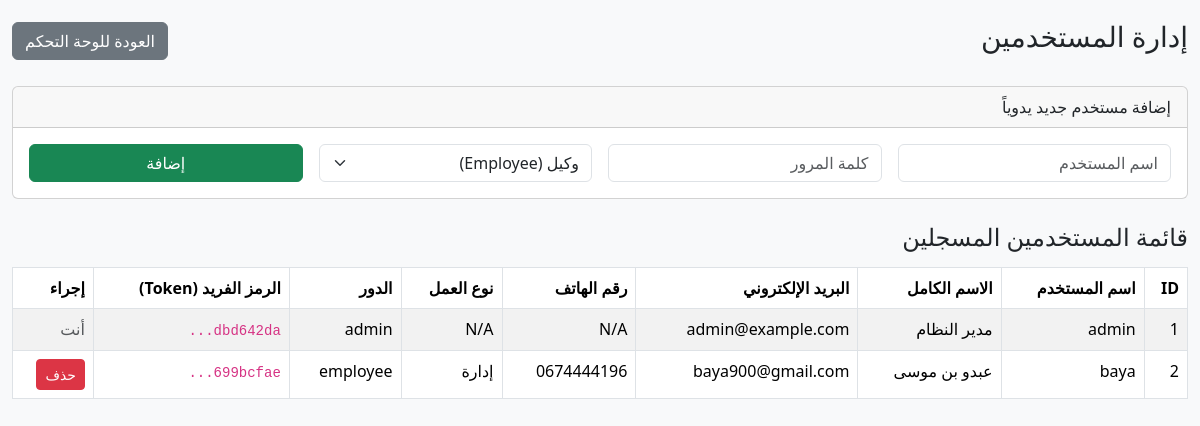
Page /admin/users (signed in) on the committed database.
### tables this page shows
CREATE TABLE users (
    id INTEGER PRIMARY KEY AUTOINCREMENT,
    -- حقول تسجيل الدخول الأساسية
    username TEXT NOT NULL UNIQUE,
    password_hash TEXT NOT NULL,
    role TEXT NOT NULL DEFAULT 'employee', -- الافتراضي: 'employee'
    request_token TEXT NOT NULL UNIQUE,

    -- حقول الأمان والتفاصيل الجديدة
    first_name TEXT NOT NULL,
    last_name TEXT NOT NULL,
    work_type TEXT,
    email TEXT NOT NULL UNIQUE,
    phone_number TEXT,
    gender TEXT,
    age INTEGER,

    created_at TIMESTAMP NOT NULL DEFAULT CURRENT_TIMESTAMP
);

### app.py (the view, shortened to what this page needs)
@app.route('/admin/users', methods=('GET', 'POST'))
@login_required
def admin_users():
    if current_user.role != 'admin':
        flash('ليس لديك صلاحية المدير للوصول إلى هذه الصفحة.', 'danger')
        return redirect(url_for('employee_dashboard'))
    conn = get_db_connection()
    users = conn.execute('SELECT id, username, role, request_token, first_name, last_name, email, phone_number, work_type FROM users').fetchall()
    conn.close()
    return render_template('admin_users.html', users=users)

### app.py (called while the page is built)
def get_db_connection():
    conn = sqlite3.connect(DATABASE_PATH)
    conn.row_factory = sqlite3.Row
    return conn

@login_manager.user_loader
def load_user(user_id):
    conn = get_db_connection()
    user_data = conn.execute('SELECT id, username, role, request_token, first_name, last_name FROM users WHERE id = ?', (user_id,)).fetchone()
    conn.close()
    if user_data:
        return User(user_data['id'], user_data['username'], user_data['role'], user_data['request_token'], user_data['first_name'], user_data['last_name'])
    return None

### templates/admin_users.html (shortened to what this page needs)
<!DOCTYPE html>
<html lang="ar" dir="rtl">
<head>
    <link rel="stylesheet" href="https://cdnjs.cloudflare.com/ajax/libs/bootstrap/5.3.3/css/bootstrap.rtl.min.css">
</head>
<body>
<div class="container-fluid">
    <div class="d-flex justify-content-between align-items-center mb-4">
        <h1 class="h3">إدارة المستخدمين</h1>
        <a href="{{ url_for('employee_dashboard') }}" class="btn btn-secondary">العودة للوحة التحكم</a>
    </div>
    <div class="card mb-4">
        <div class="card-header">
            إضافة مستخدم جديد يدوياً
        </div>
        <div class="card-body">
            <form method="POST" action="{{ url_for('admin_users') }}">
                <div class="row g-3">
                    <div class="col-md-3">
                        <input type="text" name="username" class="form-control" placeholder="اسم المستخدم" required>
                    </div>
                    <div class="col-md-3">
                        <input type="password" name="password" class="form-control" placeholder="كلمة المرور" required>
                    </div>
                    <div class="col-md-3">
                         <select name="role" class="form-select">
                            <option value="employee" selected>وكيل (Employee)</option>
                        </select>
                    </div>
                    <div class="col-md-3">
                        <button type="submit" class="btn btn-success w-100">إضافة</button>
                    </div>
                </div>
            </form>
        </div>
    </div>
    <h2 class="h4 mb-3">قائمة المستخدمين المسجلين</h2>
    <div class="table-responsive">
        <table class="table table-striped table-bordered user-table">
            <thead>
                <tr>
                    <th>ID</th>
                    <th>اسم المستخدم</th>
                    <th>الاسم الكامل</th>
                    <th>البريد الإلكتروني</th>
                    <th>رقم الهاتف</th>
                    <th>نوع العمل</th>
                    <th>الدور</th>
                    <th>الرمز الفريد (Token)</th>
                    <th>إجراء</th>
                </tr>
            </thead>
            <tbody>
                {% for user in users %}
                <tr>
                    <td>{{ user['id'] }}</td>
                    <td>{{ user['username'] }}</td>
                    <td>{{ user['first_name'] }} {{ user['last_name'] }}</td>
                    <td>{{ user['email'] }}</td>
                    <td>{{ user['phone_number'] if user['phone_number'] else 'N/A' }}</td>
                    <td>{{ user['work_type'] if user['work_type'] else 'N/A' }}</td>
                    <td>{{ user['role'] }}</td>
                    <td>
                        <code title="الرابط الفريد للوكيل">{{ user['request_token'][:8] }}...</code>
                    </td>
                    <td>
                        {% if user['id'] != current_user.id %}
                        <form method="POST" style="display:inline;">
                            <button type="submit" class="btn btn-sm btn-danger" onclick="return confirm('هل أنت متأكد من حذف المستخدم {{ user['username'] }}؟')">حذف</button>
                        </form>
                        {% else %}
                        <span class="text-muted">أنت</span>
                        {% endif %}
                    </td>
                </tr>
                {% endfor %}
            </tbody>
        </table>
    </div>
</div>
</body>
</html>

### templates/admin_users.html (style rules this page uses)
body { padding-top: 20px; background-color: #f8f9fa; }
.table-responsive { max-width: 100%; overflow-x: auto; }
.user-table th, .user-table td { white-space: nowrap; }

### rows in the picture
users: id "1", username "admin", first_name "مدير", last_name "النظام", email "admin@example.com", user "N/A", role "admin", request_token "dbd642da", shows "أنت"
users: id "2", username "baya", first_name "عبدو", last_name "بن موسى", email "baya900@gmail.com", phone_number "0674444196", work_type "إدارة", role "employee", request_token "699bcfae"
